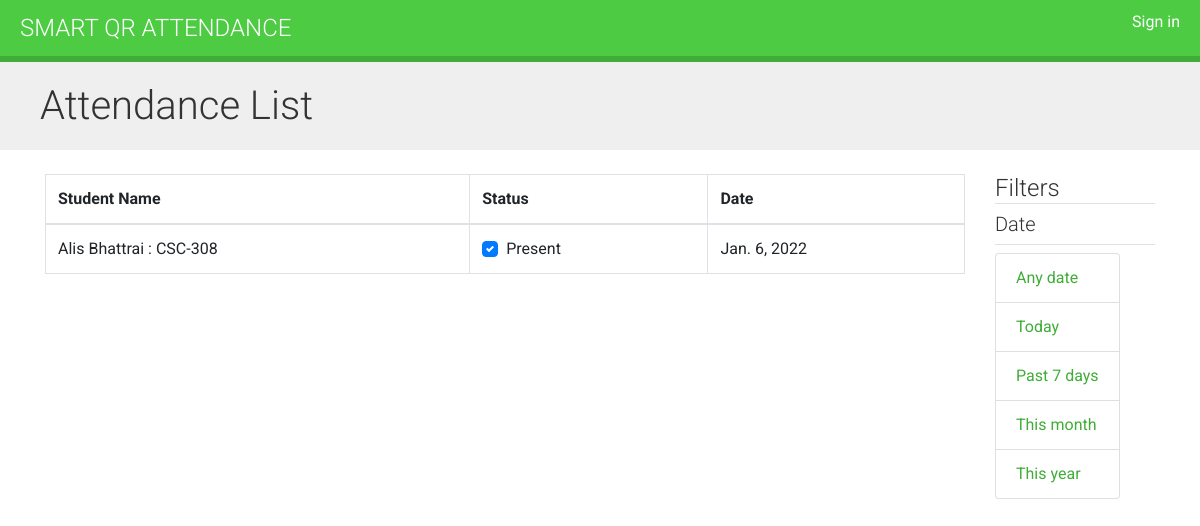
Page /2/2/student-detail/ on the committed database.
### core/models.py (models this page shows)
class Attendance(models.Model):
    course = models.ForeignKey(Course, on_delete=models.CASCADE, related_name='attendances')
    student = models.ForeignKey(Student, on_delete=models.CASCADE)
    attendance_class = models.ForeignKey(AttendanceClass, on_delete=models.CASCADE, default=1)
    date = models.DateField(default='2021-12-30')
    status = models.BooleanField(default='True')
    def __str__(self):
        student_name = Student.objects.get(name=self.student)
        course_name = Course.objects.get(name=self.course)
        return '%s : %s' % (student_name.name, course_name.code)

class Student(models.Model):
    user = models.OneToOneField(User, on_delete=models.CASCADE, null=True)
    class_id = models.ForeignKey(Class, on_delete=models.CASCADE, default=1)
    roll_number = models.CharField(primary_key='True', max_length=100)
    name = models.CharField(max_length=200)
    sex = models.CharField(max_length=50, choices=sex_choice, default='Male')
    DOB = models.DateField(default='1990-01-01')
    def __str__(self):
        return self.name

class Course(models.Model):
    department = models.ForeignKey(Department, related_name='courses', on_delete=models.CASCADE)
    name = models.CharField(max_length=200)
    class_id = models.ForeignKey(Class, on_delete=models.CASCADE)
    teacher = models.ForeignKey(Teacher, on_delete=models.CASCADE, related_name='courses')
    students = models.ManyToManyField(Student, related_name='courses_joined', blank=True)
    code = models.CharField(max_length=50, unique=True)
    def __str__(self):
        return self.name

### core/views.py (the view)
# urls.py: path('<pk>/<course_id>/student-detail/', views.get_student_detail, name='get_student_detail')
def get_student_detail(request, pk,course_id):
    context = {}
    date__gte = request.GET.get('date__gte')
    date__lt = request.GET.get('date__lt')
    if date__lt is None or date__gte is None:
        queryset = Attendance.objects.filter(student_id=pk,course=course_id)
    else:
        queryset = Attendance.objects.filter(
            date__gte=date__gte,
            date__lte=date__lt,
            course=course_id,
            student_id=pk)
    context['object_list'] = queryset
    return render(request, 'courses/manage/attendance/student_attendance.html', context=context)

### core/templatetags/filters.py (called while the page is built)
@register.simple_tag
def yesterday():
    yest= date.today() + datetime.timedelta(days=1)
    return yest

@register.simple_tag
def past7():
    yest = date.today() - datetime.timedelta(days=7)
    return yest

@register.simple_tag
def month():
    yest = date.today() - datetime.timedelta(days=30)
    return yest

### core/templates/courses/manage/attendance/student_attendance.html (shortened to what this page needs)
{% extends "base.html" %}
{% load filters %}
{% block content %}
<h1>Attendance List</h1>
<div class="container mt-4">
  <div class="row">
    <div class="col-md-10">
      <table class="table table-bordered">
        <thead>
          <tr>
            <th scope="col">Student Name</th>
            <th scope="col">Status</th>
            <th scope="col">Date</th>
          </tr>
        </thead>
        <tbody>
          <tr>
            {% for stu in object_list %}
               <td>
                {{stu}}
            </td>
              <td>
                <div class="custom-control custom-checkbox">
                  {% if stu.status == True %}
                  <label class="custom-control-label" for="customCheck1">Present</label>
                  {% else %}
                  <input type="checkbox" class="custom-control-input" onclick="return false;" id="customCheck">
                  <label class="custom-control-label" for="customCheck1">Absent</label>
                  {% endif %}
              </div>
            </td>
            <td>{{stu.date}}</td>
          </tr>
         {% endfor %}
        </tbody>
      </table>
    </div>
      <div class="col-md-2">
          <div class="border-bottom ">
              <h4 class="border-bottom">Filters</h4>
          <h5>Date</h5>
          </div>
        <ul class="list-group mt-2">
    <li class="selected list-group-item">
    <a href="?" title="Any date">Any date</a></li>
    <li class="list-group-item">
        {% now "Y-m-d" as todays_date %}
        {% yesterday as yesterdays_date %}
        {%past7 as past7_date %}
        {%month as month_date %}
    <a href="?date__gte={{todays_date}}&amp;date__lt={{yesterdays_date|date:'Y-m-d'}}" title="Today">Today</a></li>
    <li class="list-group-item">
    <a href="?date__gte={{past7_date|date:'Y-m-d'}}&amp;date__lt={{yesterdays_date|date:'Y-m-d'}}" title="Past 7 days">Past 7 days</a></li>
    <li class="list-group-item">
    <a href="?date__gte={{month_date|date:'Y-m-d'}}&amp;date__lt={{todays_date}}" title="This month">This month</a></li>
    <li class="list-group-item">
    <a href="?date__gte=2021-01-01&amp;date__lt=2022-01-01" title="This year">This year</a></li>
</ul>
    </div>
  </div>
</div>
{% endblock %}

### core/static/css/base.css (style rules this page uses)
body { margin:0; font-family:'Roboto', sans-serif; font-weight:400; color:#333; }
a { color:#3fad37; text-decoration:none; }
ul { float:left; }
h1, h2, h3, h4, h5, h6 { font-family:'Roboto', sans-serif; font-weight:300; }
h1 { background:#efefef; width:100%; overflow:auto; padding:20px 0 20px 40px; margin:0; }
label { float:left; clear:both; margin:0 0 8px 0; }

### rows in the picture
Attendance: student+course "Alis Bhattrai : CSC-308", status "Present", date "Jan. 6, 2022"
